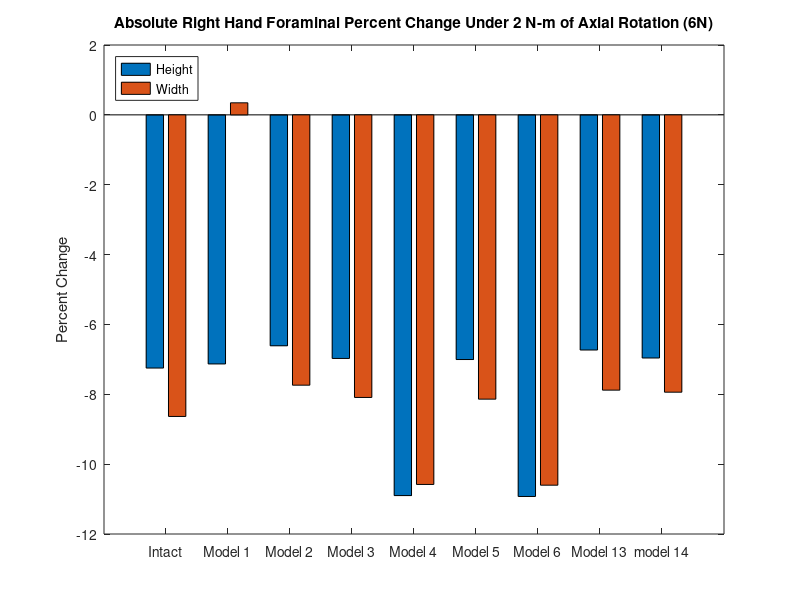
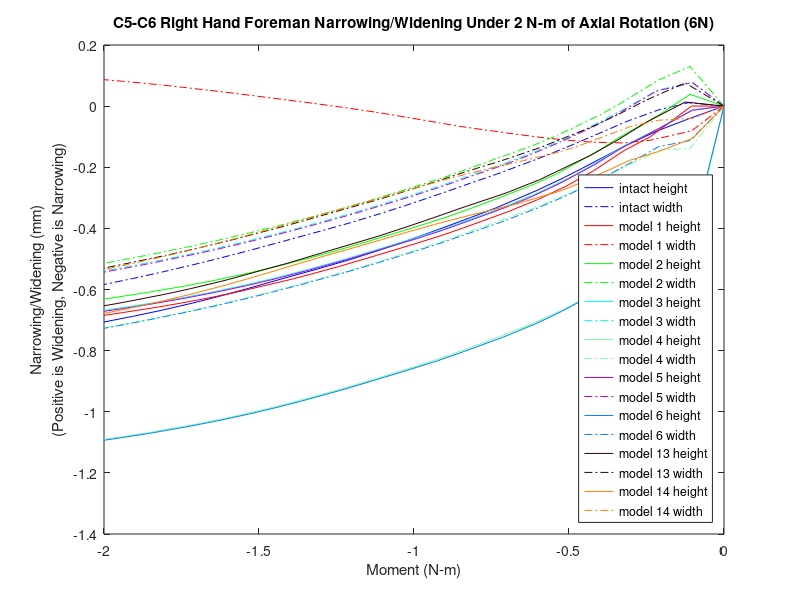

Write MATLAB code to recreate these figures, in order.
%% foreman height and witdth narrowing/widening 
% for all models for the c5-c6 right hand side foreman under axial rotation (6n)
% 40182, 62515, 45870, 65935
k=21;

mag15y=[0 0 0 0 0 0 0 0 0 0 0 0 0 0 0 0 0 0 0 0 0];
mag15x=[0 0 0 0 0 0 0 0 0 0 0 0 0 0 0 0 0 0 0 0 0];
width15=[0 0 0 0 0 0 0 0 0 0 0 0 0 0 0 0 0 0 0 0 0];
height15=[0 0 0 0 0 0 0 0 0 0 0 0 0 0 0 0 0 0 0 0 0];

mag14y=[0 0 0 0 0 0 0 0 0 0 0 0 0 0 0 0 0 0 0 0 0];
mag14x=[0 0 0 0 0 0 0 0 0 0 0 0 0 0 0 0 0 0 0 0 0];
width14=[0 0 0 0 0 0 0 0 0 0 0 0 0 0 0 0 0 0 0 0 0];
height14=[0 0 0 0 0 0 0 0 0 0 0 0 0 0 0 0 0 0 0 0 0];

mag13y=[0 0 0 0 0 0 0 0 0 0 0 0 0 0 0 0 0 0 0 0 0];
mag13x=[0 0 0 0 0 0 0 0 0 0 0 0 0 0 0 0 0 0 0 0 0];
width13=[0 0 0 0 0 0 0 0 0 0 0 0 0 0 0 0 0 0 0 0 0];
height13=[0 0 0 0 0 0 0 0 0 0 0 0 0 0 0 0 0 0 0 0 0];

mag6y=[0 0 0 0 0 0 0 0 0 0 0 0 0 0 0 0 0 0 0 0 0];
mag6x=[0 0 0 0 0 0 0 0 0 0 0 0 0 0 0 0 0 0 0 0 0];
width6=[0 0 0 0 0 0 0 0 0 0 0 0 0 0 0 0 0 0 0 0 0];
height6=[0 0 0 0 0 0 0 0 0 0 0 0 0 0 0 0 0 0 0 0 0];

mag5y=[0 0 0 0 0 0 0 0 0 0 0 0 0 0 0 0 0 0 0 0 0];
mag5x=[0 0 0 0 0 0 0 0 0 0 0 0 0 0 0 0 0 0 0 0 0];
width5=[0 0 0 0 0 0 0 0 0 0 0 0 0 0 0 0 0 0 0 0 0];
height5=[0 0 0 0 0 0 0 0 0 0 0 0 0 0 0 0 0 0 0 0 0];

mag4y=[0 0 0 0 0 0 0 0 0 0 0 0 0 0 0 0 0 0 0 0 0];
mag4x=[0 0 0 0 0 0 0 0 0 0 0 0 0 0 0 0 0 0 0 0 0];
width4=[0 0 0 0 0 0 0 0 0 0 0 0 0 0 0 0 0 0 0 0 0];
height4=[0 0 0 0 0 0 0 0 0 0 0 0 0 0 0 0 0 0 0 0 0];

mag3y=[0 0 0 0 0 0 0 0 0 0 0 0 0 0 0 0 0 0 0 0 0];
mag3x=[0 0 0 0 0 0 0 0 0 0 0 0 0 0 0 0 0 0 0 0 0];
width3=[0 0 0 0 0 0 0 0 0 0 0 0 0 0 0 0 0 0 0 0 0];
height3=[0 0 0 0 0 0 0 0 0 0 0 0 0 0 0 0 0 0 0 0 0];


mag2y=[0 0 0 0 0 0 0 0 0 0 0 0 0 0 0 0 0 0 0 0 0];
mag2x=[0 0 0 0 0 0 0 0 0 0 0 0 0 0 0 0 0 0 0 0 0];
width2=[0 0 0 0 0 0 0 0 0 0 0 0 0 0 0 0 0 0 0 0 0];
height2=[0 0 0 0 0 0 0 0 0 0 0 0 0 0 0 0 0 0 0 0 0];

mag1y=[0 0 0 0 0 0 0 0 0 0 0 0 0 0 0 0 0 0 0 0 0];
mag1x=[0 0 0 0 0 0 0 0 0 0 0 0 0 0 0 0 0 0 0 0 0];
width1=[0 0 0 0 0 0 0 0 0 0 0 0 0 0 0 0 0 0 0 0 0];
height1=[0 0 0 0 0 0 0 0 0 0 0 0 0 0 0 0 0 0 0 0 0];

%% model15_intact_TLC_6N
t15=[2 2.0575 2.1047 2.15542 2.22863 2.25714 2.30144 2.3674 2.40898 2.46323 2.51338 2.55396 2.60266 2.65487 2.708 2.76753 2.82255 2.85683 2.90566 2.95411 3 ];
% 40182U
aa1=-13.5191+[0.0410311 0.108807 0.0834947 0.0461579 -0.0286668 -0.0637449 -0.118853 -0.194121 -0.238508 -0.293964 -0.34539 -0.386005 -0.432019 -0.4767 -0.51848 -0.561024 -0.596415 -0.618017 -0.647104 -0.673195 -0.696217];
aa2=447.04+[0.066796 -0.0998655 0.00129794 0.14133 0.365325 0.45265 0.584052 0.769619 0.879178 1.01148 1.12329 1.20617 1.29747 1.38695 1.47094 1.5607 1.64032 1.6867 1.74934 1.80889 1.86314 ];
aa3=-720.839+[-0.475935 -0.521768 -0.59691 -0.6817 -0.813889 -0.866637 -0.945789 -1.05402 -1.11744 -1.1942 -1.26147 -1.31343 -1.372 -1.42899 -1.48293 -1.54194 -1.59335 -1.62338 -1.66355 -1.70008 -1.73197];
% 62515L
ab1=-13.5397+[0.000417619 0.0453002 0.0311394 0.0115114 -0.025463 -0.0432917 -0.0715389 -0.110448 -0.133538 -0.160549 -0.186038 -0.205968 -0.228556 -0.250802 -0.271358 -0.292715 -0.310832 -0.321923 -0.336773 -0.350989 -0.364217];
ab2=448.593+[-0.00992337 -0.115857 -0.0793835 -0.0230491 0.0713004 0.11044 0.172164 0.261849 0.315933 0.381883 0.438731 0.481337 0.528777 0.575899 0.619653 0.664215 0.703447 0.726641 0.75841 0.788327 0.815654 ];
ab3=-730.72+[-0.225741 -0.219545 -0.267668 -0.317846 -0.389605 -0.418793 -0.463636 -0.525373 -0.562452 -0.604687 -0.640459 -0.667472 -0.697521 -0.726771 -0.75349 -0.780969 -0.804374 -0.81812 -0.836688 -0.853739 -0.868649];
% 45870L
ac1=-9.75965+[0.0324269 0.0882395 0.0545796 0.0100933 -0.0712303 -0.108392 -0.166805 -0.247743 -0.296052 -0.356694 -0.412831 -0.457181 -0.507806 -0.557684 -0.604826 -0.653294 -0.694265 -0.719426 -0.753671 -0.785089 -0.813207];
ac2=445.175+[0.0393531 -0.136941 -0.0726569 0.0301581 0.201294 0.268695 0.370812 0.515999 0.601974 0.70576 0.79302 0.857347 0.92782 0.996777 1.06129 1.12998 1.19095 1.22627 1.27396 1.3194 1.36098];
ac3=-723.489+[-0.468554 -0.523762 -0.583742 -0.650705 -0.751152 -0.791 -0.85112 -0.933888 -0.982873 -1.0424 -1.09478 -1.13552 -1.18186 -1.22752 -1.27112 -1.31889 -1.36064 -1.38523 -1.41845 -1.44898 -1.47585];
% 65935R
ad1=-14.8651+[0.0345664 0.0734115 0.0381168 0.00100937 -0.0601703 -0.0876694 -0.130354 -0.188596 -0.222943 -0.262608 -0.298926 -0.327038 -0.358693 -0.389702 -0.418304 -0.448048 -0.473397 -0.488904 -0.509758 -0.52951 -0.547626];
ad2=449.401+[0.00216238 -0.153977 -0.125931 -0.070142 0.0291235 0.0710068 0.137531 0.234368 0.293011 0.363797 0.424167 0.468992 0.518362 0.566852 0.611063 0.655124 0.693553 0.715895 0.746178 0.774379 0.800018 ];
ad3=-725.184+[-0.219724 -0.207436 -0.259224 -0.313348 -0.391442 -0.423305 -0.472271 -0.539675 -0.580136 -0.626149 -0.66509 -0.694444 -0.727017 -0.758633 -0.787408 -0.816886 -0.84196 -0.856676 -0.876515 -0.894685 -0.910556];

ya1=aa1-ab1;
ya2=aa2-ab2;
ya3=aa3-ab3;
xa1=ad1-ac1;
xa2=ad2-ac2;
xa3=ad3-ac3;
x15=[xa1',xa2',xa3'];
y15=[ya1',ya2',ya3'];
% Magnitude of displacement 
for n=1:k
    mag15x(n)=sqrt(x15(n,1)^2+x15(n,2)^2+x15(n,3)^2);
end
for n=1:k
    mag15y(n)=sqrt(y15(n,1)^2+y15(n,2)^2+y15(n,3)^2);
end
% Width and height based on magnitudes of displaement
for n=1:k
    width15(n)=mag15x(1,1)-mag15x(1,n);
end
for n=1:k
    height15(n)=mag15y(1,1)-mag15y(1,n);
end

%% model1_slideslide_tether/S2_6N
t1=[2 2.0523 2.11876 2.16162 2.21039 2.25339 2.30021 2.35024 2.42245 2.45953 2.51292 2.56096 2.62034 2.66253 2.70471 2.78909 2.83128 2.87346 2.91038 2.9697 3 ];
% 40182U
ae1=-13.5191+[-0.256354 0.070465 0.0460016 0.0215508 -0.0260061 -0.0758027 -0.132104 -0.188453 -0.264318 -0.302808 -0.356146 -0.403501 -0.455819 -0.489885 -0.521078 -0.57861 -0.604384 -0.629444 -0.650041 -0.679968 -0.69344];
ae2=447.04+[0.598699 -0.435183 -0.0814751 0.126958 0.318277 0.46232 0.597739 0.726346 0.890129 0.966161 1.06318 1.14251 1.23319 1.29221 1.34838 1.45026 1.49729 1.54027 1.57564 1.63044 1.65722];
ae3=-720.839+[-0.786172 -0.764741 -0.912837 -0.985256 -1.08561 -1.16785 -1.24925 -1.32602 -1.42638 -1.4738 -1.53591 -1.58947 -1.6516 -1.69205 -1.72983 -1.79761 -1.82782 -1.85585 -1.87852 -1.91139 -1.9268];
% 62515L
af1=-13.5397+[-0.143816 0.00699602 -0.00177945 -0.0130181 -0.0326904 -0.0560391 -0.083584 -0.110926 -0.147754 -0.165783 -0.191289 -0.214552 -0.240968 -0.25837 -0.2743 -0.303011 -0.316057 -0.329109 -0.339898 -0.356387 -0.363984];
af2=448.593+[0.352057 -0.233661 -0.100501 -0.0224889 0.0524533 0.113318 0.174154 0.234799 0.315077 0.353228 0.403729 0.443972 0.48899 0.518337 0.546135 0.5978 0.622228 0.644852 0.663747 0.692586 0.706737];
af3=-730.72+[-0.413777 -0.320293 -0.405395 -0.451535 -0.502675 -0.546715 -0.592061 -0.635244 -0.691031 -0.716283 -0.749001 -0.776318 -0.806479 -0.825604 -0.843033 -0.87395 -0.887932 -0.900969 -0.911519 -0.926845 -0.933921];
% 45870
ag1=-9.75965+[-0.240195 0.0499724 0.0162287 -0.0151954 -0.0664166 -0.11938 -0.179439 -0.240269 -0.322887 -0.364879 -0.423409 -0.47536 -0.533519 -0.571843 -0.607338 -0.673671 -0.703961 -0.733613 -0.758289 -0.794975 -0.811975 ];
ag2=445.175+[0.513202 -0.402005 -0.128376 0.0387978 0.188911 0.301328 0.406485 0.506654 0.633353 0.691999 0.766401 0.826541 0.894856 0.939164 0.981444 1.05794 1.09329 1.12527 1.15152 1.19238 1.21236];
ag3=-723.489+[-0.700086 -0.815569 -0.920347 -0.972257 -1.04637 -1.10825 -1.17063 -1.23038 -1.30916 -1.34668 -1.39656 -1.43979 -1.49033 -1.5236 -1.5549 -1.61193 -1.63774 -1.66205 -1.68198 -1.71134 -1.72532];
% 65935R
ah1=14.8651+[-0.164024 0.033709 -0.00823404 -0.0349192 -0.0717645 -0.109782 -0.152258 -0.193387 -0.247752 -0.273544 -0.309176 -0.341105 -0.377099 -0.400623 -0.422195 -0.461109 -0.47883 -0.496435 -0.511016 -0.53316 -0.543406];
ah2=449.401+[0.449237 -0.330199 -0.186368 -0.100092 -0.0186448 0.0469808 0.11205 0.176493 0.26097 0.300687 0.352361 0.392579 0.436562 0.464649 0.490903 0.538662 0.560901 0.580816 0.597117 0.621495 0.633268];
ah3=-725.184+[-0.434067 -0.300816 -0.394935 -0.445742 -0.501767 -0.549921 -0.599409 -0.646423 -0.707039 -0.734399 -0.769753 -0.799195 -0.83156 -0.852009 -0.870602 -0.903465 -0.918283 -0.932059 -0.943178 -0.959268 -0.966659];

xb1=ah1-ag1;
xb2=ah2-ag2;
xb3=ah3-ag3;
yb1=ae1-af1;
yb2=ae2-af2;
yb3=ae3-af3;
y1=[yb1',yb2',yb3'];
x1=[xb1',xb2',xb3'];

for n=1:k
    mag1x(n)=sqrt(x1(n,1)^2+x1(n,2)^2+x1(n,3)^2);
end
for n=1:k
    mag1y(n)=sqrt(y1(n,1)^2+y1(n,2)^2+y1(n,3)^2);
end
for n=1:k
    height1(n)=mag1y(1,1)-mag1y(1,n);
end
for n=1:k
    width1(n)=mag1x(1,1)-mag1x(1,n);
end
%% model2_SlideSlide_NoTether/S2_6N
t2=[2 2.05478 2.10546 2.17115 2.2004 2.26892 2.30837 2.36775 2.40818 2.45012 2.50186 2.56957 2.6267 2.66729 2.71729 2.76729 2.81729 2.86729 2.92666 2.96885 3];
% 40182U
ai1=-13.5191+[-0.218725 0.0785493 0.067659 0.0211974 -0.00732846 -0.0863946 -0.133762 -0.198355 -0.243259 -0.287844 -0.339817 -0.406949 -0.457048 -0.48973 -0.52669 -0.561295 -0.593175 -0.623191 -0.656301 -0.67737 -0.691396];
ai2=447.04+[0.645159 -0.371349 -0.150365 0.165094 0.27602 0.504157 0.615127 0.763421 0.85445 0.943856 1.04132 1.15343 1.23974 1.29621 1.36182 1.42259 1.47975 1.532 1.58887 1.62748 1.65498];
ai3=-720.839+[-0.863984 -0.77104 -0.878706 -0.9997 -1.05891 -1.18915 -1.25606 -1.34488 -1.40202 -1.4575 -1.51912 -1.59502 -1.65448 -1.69328 -1.73771 -1.77841 -1.81576 -1.84982 -1.88619 -1.90937 -1.92535];
% 62515L
aj1=-13.5397+[-0.131943 0.0112223 0.00789636 -0.0122722 -0.0240557 -0.0610848 -0.0842907 -0.116955 -0.137795 -0.158578 -0.183173 -0.216174 -0.241544 -0.258274 -0.276949 -0.294285 -0.310297 -0.325823 -0.343263 -0.354996 -0.362901];
aj2=448.593+[0.342167 -0.212928 -0.129183 -0.00889397 0.0346488 0.131314 0.181857 0.252886 0.297497 0.34175 0.392426 0.449318 0.492202 0.520237 0.552841 0.583613 0.613098 0.640524 0.670796 0.691074 0.705606];
aj3=-730.72+[-0.44604 -0.31969 -0.38212 -0.457623 -0.488029 -0.558046 -0.595514 -0.646271 -0.677592 -0.7073 -0.739745 -0.778516 -0.807314 -0.825614 -0.846071 -0.864669 -0.881927 -0.897783 -0.914759 -0.925575 -0.93294];
% 45870
ak1=-9.75965+[-0.206648 0.0580897 0.0395002 -0.016635 -0.0473935 -0.131562 -0.182161 -0.252304 -0.300771 -0.349246 -0.406229 -0.479822 -0.535535 -0.57231 -0.614362 -0.654159 -0.691328 -0.726749 -0.766427 -0.792311 -0.809954];
ak2=445.175+[0.556323 -0.347292 -0.181523 0.0692367 0.156051 0.334043 0.420273 0.535613 0.605862 0.674896 0.749861 0.834847 0.899814 0.942203 0.991536 1.03716 1.0801 1.11911 1.16134 1.19012 1.21062];
ak3=-723.489+[-0.781326 -0.815581 -0.895257 -0.982445 -1.02643 -1.12451 -1.176 -1.24549 -1.29023 -1.33389 -1.38319 -1.44447 -1.4929 -1.52484 -1.56174 -1.59594 -1.62769 -1.65711 -1.68911 -1.70986 -1.72436];
% 65935R
al1=-14.8651+[-0.143446 0.0387498 0.0102294 -0.0361899 -0.0582853 -0.118636 -0.154119 -0.20293 -0.233644 -0.263632 -0.298193 -0.343486 -0.378009 -0.4006 -0.425905 -0.44937 -0.471121 -0.492096 -0.515642 -0.531375 -0.54203];
al2=449.401+[0.432765 -0.302953 -0.216912 -0.0849704 -0.0379984 0.0661714 0.120144 0.195482 0.24231 0.288564 0.340735 0.397582 0.439367 0.466138 0.496827 0.525298 0.552279 0.57667 0.602741 0.619787 0.63186 ];
al3=-725.184+[-0.463213 -0.30085 -0.369357 -0.452485 -0.485758 -0.562304 -0.603176 -0.658407 -0.692429 -0.724654 -0.759737 -0.801519 -0.832408 -0.851968 -0.873779 -0.893552 -0.911864 -0.928631 -0.946521 -0.957868 -0.965562];

xc1=al1-ak1;
xc2=al2-ak2;
xc3=al3-ak3;
yd1=ai1-aj1;
yd2=ai2-aj2;
yd3=ai3-aj3;
y2=[yd1',yd2',yd3'];
x2=[xc1',xc2',xc3'];

for n=1:k
    mag2x(n)=sqrt(x2(n,1)^2+x2(n,2)^2+x2(n,3)^2);
end
for n=1:k
    mag2y(n)=sqrt(y2(n,1)^2+y2(n,2)^2+y2(n,3)^2);
end
for n=1:k
    height2(n)=mag2y(1,1)-mag2y(1,n);
end
for n=1:k
    width2(n)=mag2x(1,1)-mag2x(1,n);
end

%% model3_APSlide_Tether/S2_6N
t3=[2 2.05109 2.10771 2.16551 2.23127 2.25099 2.30879 2.3556 2.40827 2.4509 2.50089 2.55838 2.61053 2.66985 2.71985 2.76985 2.81985 2.86985 2.9136 2.98392 3];
% 40182U
am1=-13.5191+[-0.110556 0.0879477 0.0843733 0.037288 -0.0280681 -0.0512784 -0.122603 -0.176871 -0.234328 -0.280623 -0.331698 -0.390064 -0.437706 -0.486988 -0.524324 -0.559324 -0.591506 -0.621734 -0.64684 -0.682109 -0.689355];
am2=447.04+[0.266464 -0.256084 -0.112224 0.14666 0.38142 0.443778 0.610776 0.730445 0.851347 0.942544 1.0383 1.13554 1.21704 1.30128 1.36713 1.42824 1.48549 1.53799 1.58054 1.64526 1.65942 ];
am3=-720.839+[-0.802588 -0.765317 -0.876472 -0.981908 -1.11036 -1.14674 -1.24755 -1.31969 -1.39471 -1.4517 -1.5121 -1.57738 -1.63343 -1.69147 -1.73612 -1.7771 -1.81463 -1.84885 -1.8764 -1.91531 -1.92358 ];
% 62515L
an1=-13.5397+[-0.0925811 0.0148557 0.0160527 -0.00497763 -0.0326934 -0.0437109 -0.0786298 -0.104987 -0.13327 -0.154932 -0.179074 -0.207719 -0.231742 -0.256861 -0.275715 -0.293257 -0.30942 -0.325051 -0.338181 -0.357773 -0.361832 ];
an2=448.593+[0.118554 -0.171867 -0.119001 -0.0180729 0.0764833 0.103545 0.179071 0.235942 0.295478 0.340691 0.390448 0.440218 0.48068 0.522587 0.555348 0.586317 0.615887 0.643467 0.666196 0.700183 0.7077];
an3=-730.72+[-0.401242 -0.313821 -0.376487 -0.446551 -0.513756 -0.533653 -0.590045 -0.630731 -0.672916 -0.703481 -0.735325 -0.769115 -0.796558 -0.824167 -0.844788 -0.863585 -0.880982 -0.89695 -0.909853 -0.928035 -0.931863];
% 45870
ao1=-9.75965+[-0.113025 0.0683283 0.0557583 -0.000278542 -0.0709024 -0.0956401 -0.171559 -0.229961 -0.292252 -0.342455 -0.398327 -0.462151 -0.514847 -0.570055 -0.612465 -0.652636 -0.690093 -0.725718 -0.755621 -0.79891 -0.80802];
ao2= 445.175+[0.238072 -0.242968 -0.147877 0.0558606 0.239159 0.287675 0.417284 0.510384 0.603831 0.674204 0.747926 0.821802 0.88327 0.946533 0.996051 1.04194 1.08495 1.12415 1.15575 1.20399 1.21454];
ao3=-723.4894+[-0.785743 -0.80121 -0.890427 -0.968079 -1.06448 -1.0921 -1.16939 -1.22554 -1.28442 -1.32925 -1.37745 -1.43001 -1.47547 -1.52308 -1.56012 -1.59451 -1.62639 -1.6559 -1.68001 -1.71479 -1.7223];
% 65935R
ap1=-14.8651+[-0.0767026 0.0470002 0.0208574 -0.0252406 -0.0755921 -0.0932514 -0.146781 -0.186151 -0.227737 -0.25889 -0.292801 -0.332152 -0.364882 -0.398832 -0.424366 -0.448096 -0.470041 -0.491151 -0.508889 -0.535186 -0.540669];
ap2=449.401+[0.144168 -0.245431 -0.20265 -0.0940647 0.00743339 0.0364025 0.117095 0.177463 0.240163 0.28741 0.338792 0.388861 0.428597 0.468867 0.49976 0.528487 0.555576 0.580171 0.599908 0.628565 0.634819];
ap3=-725.184+[-0.401691 -0.296077 -0.363654 -0.440556 -0.513983 -0.53571 -0.597244 -0.641534 -0.687379 -0.720535 -0.754986 -0.791445 -0.820923 -0.850469 -0.872463 -0.892459 -0.910924 -0.927817 -0.941436 -0.960519 -0.96452];

xe1=ap1-ao1;
xe2=ap2-ao2;
xe3=ap3-ao3;
yf1=am1-an1;
yf2=am2-an2;
yf3=am3-an3;
y3=[yf1',yf2',yf3'];
x3=[xe1',xe2',xe3'];

for n=1:k
    mag3x(n)=sqrt(x3(n,1)^2+x3(n,2)^2+x3(n,3)^2);
end
for n=1:k
    mag3y(n)=sqrt(y3(n,1)^2+y3(n,2)^2+y3(n,3)^2);
end
for n=1:k
    height3(n)=mag3y(1,1)-mag3y(1,n);
end
for n=1:k
    width3(n)=mag3x(1,1)-mag3x(1,n);
end


%% model4_APSlide_NoTether/S2_6N
t4=[2 2.05499 2.10192 2.15388 2.20807 2.25585 2.30786 2.36346 2.40295 2.45178 2.50023 2.56364 2.61714 2.65515 2.70515 2.75515 2.80515 2.85515 2.92702 2.96921 3];
% 40182U
aq1=-13.5191+[-0.188182 0.046366 0.0915873 0.0569453 0.00734301 -0.045672 -0.109792 -0.173249 -0.218605 -0.273118 -0.32342 -0.388158 -0.437167 -0.469433 -0.508123 -0.544487 -0.578044 -0.608937 -0.650621 -0.672071 -0.686378];
aq2= 447.04+[0.406264 -0.119219 -0.0809144 0.122544 0.30962 0.457388 0.603658 0.744182 0.834016 0.939139 1.03318 1.14078 1.22381 1.27816 1.34579 1.40848 1.46705 1.52135 1.59185 1.63069 1.65794];
aq3=-720.839+[0.0767894 -0.816518 -0.87342 -0.962455 -1.0611 -1.14797 -1.23725 -1.32234 -1.37922 -1.44566 -1.50505 -1.57744 -1.63492 -1.67267 -1.7189 -1.76147 -1.80047 -1.83601 -1.88173 -1.90531 -1.92148 ];
% 62515L
ar1=-13.5397+[-0.103791 -0.00364079 0.0198232 0.0046163 -0.0161072 -0.0406428 -0.0721398 -0.104427 -0.125568 -0.151137 -0.174881 -0.20662 -0.231395 -0.247796 -0.26763 -0.285708 -0.302547 -0.318343 -0.340221 -0.352202 -0.360248];
ar2=448.593+[0.221109 -0.108266 -0.110346 -0.0305565 0.0450457 0.108414 0.175001 0.24257 0.286612 0.338847 0.38771 0.442691 0.483978 0.511098 0.544561 0.576199 0.606272 0.634674 0.672121 0.692501 0.706914];
ar3=-730.72+[0.0456747 -0.341134 -0.36772 -0.42983 -0.485776 -0.533236 -0.583519 -0.632414 -0.66386 -0.699613 -0.730966 -0.768369 -0.796527 -0.814588 -0.836163 -0.855727 -0.873788 -0.890399 -0.911882 -0.922954 -0.930458];
% 45870
as1=-9.75965+[-0.165879 0.030537 0.0650942 0.0214388 -0.0339375 -0.0908269 -0.159158 -0.227714 -0.276487 -0.335401 -0.390302 -0.461029 -0.515208 -0.551243 -0.594964 -0.636437 -0.675207 -0.711439 -0.760992 -0.787234 -0.805094];
as2=445.175+[0.324619 -0.128729 -0.118128 0.0384815 0.184271 0.298943 0.412203 0.521421 0.59071 0.67175 0.744208 0.825946 0.888519 0.929299 0.980166 1.02724 1.07122 1.1119 1.16429 1.19322 1.21352];
as3=-723.489+[0.170439 -0.831336 -0.883278 -0.950759 -1.02618 -1.09259 -1.16132 -1.22788 -1.27242 -1.32466 -1.37197 -1.43022 -1.47688 -1.50782 -1.54602 -1.58159 -1.61455 -1.64504 -1.685 -1.70605 -1.72068];
% 65935R
at1=-14.8651+[-0.120598 0.0204549 0.0288165 -0.0100332 -0.0496484 -0.0900988 -0.138263 -0.186167 -0.217268 -0.253974 -0.287323 -0.330917 -0.364627 -0.386796 -0.413586 -0.438058 -0.460875 -0.482257 -0.511785 -0.527842 -0.538674];
at2=449.401+[0.342825 -0.166273 -0.187662 -0.105244 -0.0252908 0.0419553 0.11277 0.184423 0.230639 0.285194 0.335761 0.391074 0.431548 0.457661 0.489383 0.518914 0.546585 0.572226 0.604781 0.621947 0.633932];
at3=-725.184+[0.0227228 -0.327371 -0.354744 -0.422686 -0.48361 -0.535342 -0.590174 -0.64338 -0.677537 -0.716322 -0.750253 -0.790611 -0.820848 -0.840183 -0.863218 -0.884052 -0.903241 -0.920834 -0.943517 -0.955141 -0.962989];

xg1=at1-as1;
xg2=at2-as2;
xg3=at3-as3;
yh1=aq1-ar1;
yh2=aq2-ar2;
yh3=aq3-ar3;
y4=[yh1',yh2',yh3'];
x4=[xg1',xg2',xg3'];

for n=1:k
    mag4x(n)=sqrt(x4(n,1)^2+x4(n,2)^2+x4(n,3)^2);
end
for n=1:k
    mag4y(n)=sqrt(y4(n,1)^2+y4(n,2)^2+y4(n,3)^2);
end
for n=1:k
    height4(n)=mag4y(1,1)-mag4y(1,n);
end
for n=1:k
    width4(n)=mag4x(1,1)-mag4x(1,n);
end

%% model5_LatSlide_Tether/S2_6N
t5=[2 2.05109 2.10925 2.16553 2.20718 2.26451 2.31289 2.3537 2.40703 2.45415 2.50161 2.55682 2.60896 2.66829 2.71829 2.76829 2.81829 2.86829 2.92766 2.96985 3];
% 40182U
au1=-13.5191+[-0.111617 0.0761194 0.0738932 0.0323811 -0.00682153 -0.0719784 -0.131419 -0.17943 -0.237604 -0.288561 -0.337015 -0.392921 -0.440508 -0.489709 -0.52705 -0.562008 -0.594127 -0.624367 -0.657779 -0.678931 -0.692611 ];
au2=447.04+[0.243025 -0.275068 -0.114427 0.150224 0.305049 0.488953 0.628678 0.733866 0.856914 0.957713 1.04849 1.14153 1.22321 1.30777 1.37395 1.43535 1.49276 1.54581 1.60346 1.64244 1.66922];
au3=-720.839+[-0.80168 -0.771191 -0.883881 -0.985212 -1.06758 -1.17458 -1.25864 -1.32216 -1.39837 -1.46147 -1.51883 -1.58104 -1.63714 -1.6953 -1.74011 -1.78119 -1.81876 -1.85309 -1.88985 -1.91314 -1.92875];
% 62515L
av1=-13.5397+[-0.093022 0.00951998 0.0110719 -0.00757452 -0.0234162 -0.0539304 -0.0830069 -0.106271 -0.134872 -0.15868 -0.181585 -0.209037 -0.233022 -0.258103 -0.27698 -0.294484 -0.310613 -0.326238 -0.343832 -0.355666 -0.363353 ];
av2=448.593+[0.105483 -0.180755 -0.119948 -0.0175177 0.0443161 0.122845 0.186488 0.236746 0.297427 0.347473 0.394676 0.442797 0.483434 0.525537 0.558438 0.589546 0.619176 0.647026 0.677656 0.69813 0.712297 ];
av3=-730.72+[-0.399117 -0.316922 -0.381035 -0.448077 -0.490927 -0.548775 -0.595683 -0.631662 -0.67467 -0.708445 -0.738686 -0.771189 -0.798703 -0.826399 -0.847091 -0.865922 -0.883289 -0.899311 -0.916522 -0.927462 -0.934675];
% 45870
aw1=-9.75965+[-0.114035 0.0571573 0.045586 -0.00487928 -0.0475569 -0.117132 -0.18042 -0.232 -0.295076 -0.350351 -0.403351 -0.46453 -0.517176 -0.572313 -0.614731 -0.654868 -0.692272 -0.727913 -0.76789 -0.793862 -0.81104];
aw2=445.175+[0.216545 -0.261412 -0.151722 0.0582212 0.17942 0.322498 0.431179 0.513083 0.608269 0.686055 0.755935 0.826675 0.88831 0.951827 1.00161 1.04773 1.09086 1.13052 1.17339 1.20246 1.22244];
aw3=-723.489+[-0.786282 -0.806688 -0.896333 -0.970125 -1.03174 -1.11289 -1.17733 -1.22672 -1.28652 -1.33615 -1.38189 -1.43204 -1.47752 -1.5252 -1.56233 -1.59676 -1.62864 -1.65818 -1.6904 -1.7112 -1.72533];
% 65935R
ax1=-14.8651+[-0.0772236 0.0398057 0.0139193 -0.0283776 -0.0586814 -0.108516 -0.152977 -0.187724 -0.229877 -0.264154 -0.296339 -0.334074 -0.366782 -0.400709 -0.426281 -0.44998 -0.471884 -0.492997 -0.516763 -0.532632 -0.543002 ];
ax2=449.401+[0.127164 -0.25765 -0.204787 -0.0933411 -0.0267801 0.0572644 0.125446 0.178934 0.242938 0.295273 0.344054 0.392583 0.432558 0.473094 0.504178 0.533096 0.560265 0.585226 0.611771 0.629082 0.640904  ];
ax3=-725.184+[-0.398993 -0.299178 -0.368516 -0.44224 -0.489091 -0.552249 -0.603453 -0.642637 -0.689388 -0.72603 -0.758754 -0.793839 -0.823402 -0.853049 -0.875125 -0.895165 -0.9136 -0.930563 -0.94872 -0.960208 -0.967751];

xi1=ax1-aw1;
xi2=ax2-aw2;
xi3=ax3-aw3;
yj1=au1-av1;
yj2=au2-av2;
yj3=au3-av3;
y5=[yj1',yj2',yj3'];
x5=[xi1',xi2',xi3'];

for n=1:k
    mag5x(n)=sqrt(x5(n,1)^2+x5(n,2)^2+x5(n,3)^2);
end
for n=1:k
    mag5y(n)=sqrt(y5(n,1)^2+y5(n,2)^2+y5(n,3)^2);
end
for n=1:k
    height5(n)=mag5y(1,1)-mag5y(1,n);
end
for n=1:k
    width5(n)=mag5x(1,1)-mag5x(1,n);
end


%% model6_LatSlide_NoTether/S2_6N
t6=[2 2.05457 2.10596 2.15281 2.2099 2.26199 2.30323 2.3549 2.42252 2.46212 2.51913 2.56913 2.61288 2.68319 2.72538 2.76757 2.81757 2.86757 2.92694 2.96913 3];
% 40182U
ay1=-13.5191+[-0.188188 0.0566303 0.0739001 0.041976 -0.0090916 -0.0678988 -0.118561 -0.179425 -0.252979 -0.295512 -0.353518 -0.402955 -0.4424 -0.499718 -0.530794 -0.560134 -0.592409 -0.62271 -0.656214 -0.677409 -0.69144];
ay2=447.04+[0.40647 -0.266557 -0.129247 0.0923865 0.313243 0.479093 0.599207 0.733427 0.887218 0.969578 1.07443 1.1566 1.2241 1.32272 1.37761 1.42904 1.48646 1.53938 1.59696 1.6359 1.66333];
ay3=-720.839+[0.0762568 -0.794753 -0.878616 -0.96333 -1.07241 -1.16895 -1.24144 -1.32251 -1.41812 -1.47001 -1.53726 -1.59312 -1.63982 -1.70778 -1.74498 -1.77945 -1.81717 -1.85157 -1.88843 -1.91177 -1.92777];
% 62515L
az1=-13.5397+[-0.103792 0.00152654 0.0109579 -0.00329606 -0.0243837 -0.0519372 -0.0767184 -0.106255 -0.141957 -0.161929 -0.189668 -0.213999 -0.233975 -0.263268 -0.278795 -0.293527 -0.309734 -0.325391 -0.343026 -0.354866 -0.362753];
az2=448.593+[0.221206 -0.17511 -0.125596 -0.0401715 0.0476603 0.118603 0.172915 0.236792 0.312537 0.353979 0.408652 0.4504 0.483957 0.532933 0.560369 0.586448 0.616072 0.643856 0.674466 0.69492 0.709421];
az3=-730.72+[0.045403 -0.328784 -0.377617 -0.433986 -0.493504 -0.545758 -0.586161 -0.631984 -0.685328 -0.713 -0.748516 -0.776996 -0.799793 -0.83195 -0.849072 -0.864883 -0.88235 -0.898409 -0.915671 -0.926621 -0.93402];
% 45870
ba1=-9.75965+[-0.165895 0.0388461 0.0462126 0.0066303 -0.0500686 -0.112923 -0.166822 -0.232181 -0.31193 -0.358122 -0.421596 -0.475799 -0.519497 -0.58386 -0.619227 -0.652938 -0.690486 -0.726181 -0.766241 -0.792249 -0.809862];
ba2=445.175+[0.324793 -0.258363 -0.163302 0.0118847 0.185758 0.314776 0.40808 0.512616 0.631482 0.695 0.775482 0.83773 0.888586 0.96264 1.00393 1.04255 1.08567 1.12523 1.16802 1.19707 1.21752 ];
ba3=-723.489+[0.169916 -0.824802 -0.892531 -0.954123 -1.03547 -1.10877 -1.16426 -1.22729 -1.30236 -1.34333 -1.3972 -1.44231 -1.48025 -1.53611 -1.56702 -1.59596 -1.62797 -1.6576 -1.68991 -1.71076 -1.72525];
% 65935R
bb1=-14.8651+[-0.120595 0.0268269 0.015156 -0.0194464 -0.0605191 -0.105529 -0.143641 -0.187814 -0.240295 -0.268789 -0.307522 -0.340884 -0.368086 -0.407673 -0.42875 -0.448691 -0.470701 -0.491855 -0.515676 -0.531553 -0.542193];
bb2=449.401+[0.34292 -0.253425 -0.210817 -0.11828 -0.0232821 0.052567 0.110719 0.178693 0.258381 0.301601 0.357718 0.399411 0.432272 0.479168 0.505004 0.529183 0.556335 0.581198 0.607709 0.624987 0.637081 ];
bb3=-725.184+[0.0224521 -0.312013 -0.364737 -0.426763 -0.491892 -0.548933 -0.593042 -0.642943 -0.700901 -0.730895 -0.769299 -0.799989 -0.824463 -0.858854 -0.87711 -0.893929 -0.91247 -0.92947 -0.94768 -0.959177 -0.966915];



xk1=bb1-ba1;
xk2=bb2-ba2;
xk3=bb3-ba3;
yl1=ay1-az1;
yl2=ay2-az2;
yl3=ay3-az3;

y6=[yl1',yl2',yl3'];
x6=[xk1',xk2',xk3'];

for n=1:k
    mag6x(n)=sqrt(x6(n,1)^2+x6(n,2)^2+x6(n,3)^2);
end
for n=1:k
    mag6y(n)=sqrt(y6(n,1)^2+y6(n,2)^2+y6(n,3)^2);
end
for n=1:k
    height6(n)=mag6y(1,1)-mag6y(1,n);
end
for n=1:k
    width6(n)=mag6x(1,1)-mag6x(1,n);
end


%% model13_Fixed_Tether_S2_6N
t13=[2 2.06253 2.12507 2.17135 2.21519 2.29738 2.34738 2.35988 2.41926 2.46936 2.50412 2.55762 2.64563 2.65813 2.705 2.79719 2.80969 2.86028 2.90125 2.96727 3];
% 40182U
bc1=-13.5191+[-0.0411102 0.07055 0.0522798 0.0159377 -0.0304839 -0.123032 -0.174011 -0.185947 -0.240067 -0.28733 -0.321045 -0.371796 -0.446402 -0.455899 -0.491144 -0.552439 -0.560102 -0.59119 -0.614351 -0.648554 -0.664069];
bc2=447.04+[0.270434 -0.286209 -0.0107156 0.177421 0.326288 0.566882 0.69759 0.728469 0.867075 0.976844 1.04757 1.14764 1.29302 1.31272 1.3835 1.51064 1.52688 1.58907 1.63628 1.70705 1.74066 ];
bc3=-720.839+[-0.541578 -0.53291 -0.632925 -0.720393 -0.802752 -0.945958 -1.02263 -1.04033 -1.12041 -1.18668 -1.23102 -1.29643 -1.39239 -1.40562 -1.45398 -1.54099 -1.55191 -1.59444 -1.62608 -1.67225 -1.69316];
% 62515L
bd1=-13.5397+[-0.0347915 0.0290537 0.0157945 -0.00221573 -0.0253584 -0.0730554 -0.0997755 -0.105968 -0.133955 -0.156978 -0.173622 -0.198642 -0.235547 -0.240336 -0.257587 -0.288348 -0.292278 -0.308395 -0.320396 -0.338795 -0.347597 ];
bd2=448.593+[0.0984263 -0.194333 -0.0845029 -0.00894285 0.0531997 0.16247 0.225727 0.241008 0.31002 0.365149 0.401444 0.453113 0.528944 0.538706 0.573832 0.636679 0.644755 0.67611 0.700305 0.736915 0.754015 ];
bd3=-730.72+[-0.26728 -0.230561 -0.290654 -0.336323 -0.380042 -0.459763 -0.503774 -0.514131 -0.561162 -0.597186 -0.620591 -0.654181 -0.702737 -0.709003 -0.731374 -0.770855 -0.775799 -0.79542 -0.810127 -0.831822 -0.841636];
% 45870
be1=-9.75965+[-0.0423429 0.0484737 0.019804 -0.0213372 -0.0713412 -0.170744 -0.226584 -0.239821 -0.300301 -0.35267 -0.389867 -0.445844 -0.52948 -0.540263 -0.580276 -0.651055 -0.660043 -0.696539 -0.724191 -0.7658 -0.785088];
be2=445.175+[0.211053 -0.31071 -0.0947572 0.0526525 0.168066 0.354416 0.456248 0.480368 0.588583 0.673971 0.728643 0.805569 0.916761 0.931753 0.985496 1.08189 1.09421 1.14107 1.17664 1.23002 1.25546];
be3=-723.489+[-0.50029 -0.545801 -0.617031 -0.680379 -0.741652 -0.850706 -0.91021 -0.924056 -0.987223 -1.03957 -1.07473 -1.12693 -1.20473 -1.21548 -1.25489 -1.32661 -1.33571 -1.37139 -1.39829 -1.43823 -1.4566];
% 65935R
bf1=-14.8651+[-0.0161678 0.0455338 0.0116925 -0.0214309 -0.0592175 -0.132857 -0.173399 -0.182801 -0.225049 -0.258865 -0.282611 -0.317845 -0.369405 -0.376094 -0.400153 -0.443117 -0.4486 -0.47104 -0.487828 -0.513341 -0.525384];
bf2=449.401+[0.140068 -0.262146 -0.140511 -0.0568639 0.0102981 0.127489 0.19505 0.211365 0.284983 0.343107 0.380917 0.434075 0.510605 0.520251 0.554604 0.614664 0.622276 0.651369 0.673487 0.706339 0.721409];
bf3=-725.184+[-0.269432 -0.217133 -0.283514 -0.333783 -0.38163 -0.468624 -0.516557 -0.527832 -0.578958 -0.618035 -0.643397 -0.679713 -0.731976 -0.738692 -0.762624 -0.804702 -0.809961 -0.830818 -0.846408 -0.869315 -0.879633];

xm1=bf1-be1;
xm2=bf2-be2;
xm3=bf3-be3;
yn1=bc1-bd1;
yn2=bc2-bd2;
yn3=bc3-bd3;
y13=[yn1',yn2',yn3'];
x13=[xm1',xm2',xm3'];

for n=1:k
    mag13x(n)=sqrt(x13(n,1)^2+x13(n,2)^2+x13(n,3)^2);
end
for n=1:k
    mag13y(n)=sqrt(y13(n,1)^2+y13(n,2)^2+y13(n,3)^2);
end
for n=1:k
    height13(n)=mag13y(1,1)-mag13y(1,n);
end
for n=1:k
    width13(n)=mag13x(1,1)-mag13x(1,n);
end


%% model14_Fixed_NoTether/S2_6N
t14=[2 2.05026 2.10532 2.15068 2.23407 2.26532 2.33563 2.38563 2.43563 2.46688 2.50555 2.55206 2.60555 2.65607 2.70294 2.75304 2.80113 2.85856 2.90701 2.97041 3];
% 40182U
bg1=-13.5191+[-0.219823 -0.0841941 0.0477065 0.0885929 0.0559271 0.0267469 -0.0477309 -0.101551 -0.156335 -0.190268 -0.230514 -0.277964 -0.330813 -0.377798 -0.418493 -0.459611 -0.496017 -0.536586 -0.569195 -0.607529 -0.624188];
bg2=447.04+[0.581907 0.303419 0.307745 0.40423 0.626577 0.68458 0.794378 0.873698 0.952507 1.00163 1.06378 1.13685 1.22031 1.29732 1.36621 1.4373 1.5039 1.57987 1.64012 1.71426 1.74739];
bg3=-720.839+[-0.489118 -0.651105 -0.661023 -0.692549 -0.813982 -0.861809 -0.958107 -1.02098 -1.08267 -1.12043 -1.16638 -1.22085 -1.28172 -1.33701 -1.38788 -1.44063 -1.48928 -1.54354 -1.58601 -1.63658 -1.65838];
% 62515L
bh1=-13.5397+[-0.113108 -0.0479208 0.0213763 0.0379954 0.0221702 0.00802322 -0.0308728 -0.0607376 -0.0891232 -0.106288 -0.12644 -0.15027 -0.176609 -0.200174 -0.220359 -0.240792 -0.259355 -0.280074 -0.296895 -0.317293 -0.326763];
bh2=448.593+[0.318489 0.106135 0.0644536 0.0825975 0.162668 0.188901 0.248742 0.294395 0.338714 0.366909 0.401826 0.441669 0.487085 0.528513 0.563424 0.599061 0.631991 0.67033 0.701293 0.73953 0.756422 ];
bh3=-730.72+[-0.264067 -0.311072 -0.283725 -0.297536 -0.358923 -0.385206 -0.44461 -0.486387 -0.526267 -0.548986 -0.575339 -0.604989 -0.637413 -0.666364 -0.690854 -0.715697 -0.738478 -0.764125 -0.784503 -0.808979 -0.819612 ];
% 45870
bi1=-9.75965+[-0.200001 -0.0866409 0.0303362 0.0598277 0.0145727 -0.0182182 -0.100588 -0.160315 -0.220676 -0.258101 -0.302534 -0.354735 -0.412916 -0.465009 -0.510343 -0.556344 -0.597495 -0.643879 -0.681521 -0.726679 -0.746592 ];
bi2=445.175+[0.47782 0.213882 0.196571 0.263928 0.429635 0.47082 0.548873 0.607154 0.665569 0.702189 0.748941 0.803673 0.866557 0.924718 0.97646 1.02989 1.08016 1.13763 1.18308 1.23916 1.2643];
bi3=-723.489+[-0.383171 -0.588678 -0.603199 -0.628529 -0.7228 -0.761932 -0.842848 -0.896166 -0.948175 -0.979999 -1.01837 -1.06333 -1.11331 -1.15874 -1.20046 -1.24377 -1.28387 -1.32889 -1.36439 -1.40727 -1.42595];
% 65935R
bk1=-14.8651+[-0.133302 -0.0461753 0.0279267 0.0359921 -0.00301246 -0.0267309 -0.0858621 -0.129137 -0.170013 -0.194167 -0.222251 -0.255236 -0.291525 -0.323902 -0.351575 -0.37965 -0.405228 -0.4339 -0.457243 -0.485517 -0.498439];
bk2=449.401+[0.428714 0.133243 0.0682332 0.0790192 0.156612 0.180353 0.236217 0.280709 0.3243 0.351888 0.386455 0.425689 0.4708 0.511842 0.545607 0.579779 0.611142 0.647517 0.676538 0.711799 0.727194];
bk3=-725.184+[-0.286424 -0.314886 -0.282634 -0.297225 -0.363536 -0.391683 -0.455287 -0.500101 -0.542883 -0.567208 -0.595439 -0.627238 -0.662059 -0.693122 -0.719286 -0.7458 -0.770087 -0.797417 -0.819135 -0.845139 -0.856412];

xo1=bk1-bi1;
xo2=bk2-bi2;
xo3=bk3-bi3;
yp1=bg1-bh1;
yp2=bg2-bh2;
yp3=bg3-bh3;
x14=[xo1',xo2',xo3'];
y14=[yp1',yp2',yp3'];

for n=1:k
    mag14x(n)=sqrt(x14(n,1)^2+x14(n,2)^2+x14(n,3)^2);
end
for n=1:k
    mag14y(n)=sqrt(y14(n,1)^2+y14(n,2)^2+y14(n,3)^2);
end
for n=1:k
    height14(n)=mag14y(1,1)-mag14y(1,n);
end
for n=1:k
    width14(n)=mag14x(1,1)-mag14x(1,n);
end

%% Percent change
% bar plot
figure(1)
pc15x=(mag15x(21)/mag15x(1)*100)-100;
pc15y=(mag15y(21)/mag15y(1)*100)-100;
pc15=[pc15y,pc15x];

pc1x=(mag1x(21)/mag1x(1)*100)-100;
pc1y=(mag1y(21)/mag1y(1)*100)-100;
pc1=[pc1y,pc1x];

pc2x=(mag2x(21)/mag2x(1)*100)-100;
pc2y=(mag2y(21)/mag2y(1)*100)-100;
pc2=[pc2y,pc2x];

pc3x=(mag3x(21)/mag3x(1)*100)-100;
pc3y=(mag3y(21)/mag3y(1)*100)-100;
pc3=[pc3y,pc3x];

pc4x=(mag4x(21)/mag4x(1)*100)-100;
pc4y=(mag4y(21)/mag4y(1)*100)-100;
pc4=[pc4y,pc4x];

pc5x=(mag5x(21)/mag5x(1)*100)-100;
pc5y=(mag5y(21)/mag5y(1)*100)-100;
pc5=[pc5y,pc5x];

pc6x=(mag6x(21)/mag6x(1)*100)-100;
pc6y=(mag6y(21)/mag6y(1)*100)-100;
pc6=[pc6y,pc6x];

pc13x=(mag13x(21)/mag13x(1)*100)-100;
pc13y=(mag13y(21)/mag13y(1)*100)-100;
pc13=[pc13y,pc13x];


pc14x=(mag14x(21)/mag14x(1)*100)-100;
pc14y=(mag14y(21)/mag14y(1)*100)-100;
pc14=[pc14y,pc14x];

%  These percent change were used to match my data with Dr. Leahy's
%  dissertation. Increment(16) was used due to 1.5 N-m instead of 2.
%  pc15xl=100-mag15x(16)/8.373*100;
%  pc15yl=100-mag15y(16)/9.001*100;
%  pc15l=[pc15yl,pc15xl];
%  second l is an L

PC=[pc15;pc1;pc2;pc3;pc4;pc5;pc6;pc13;pc14];
bar(PC)
xticklabels({'Intact','Model 1','Model 2', 'Model 3','Model 4','Model 5','Model 6','Model 13','model 14'})
ylabel('Percent Change')
legend('Height','Width','location','northwest')
title('Absolute Right Hand Foraminal Percent Change Under 2 N-m of Axial Rotation (6N)')

%% figures
figure(2)

plot((t15-2)*(-2),-1*height15,'b')
hold on
plot((t15-2)*(-2),-1*width15,'-.b')
hold on

plot((t1-2)*(-2),-1*height1,'r')
hold on
plot((t1-2)*(-2),-1*width1,'-.r')
hold on

plot((t2-2)*(-2),-1*height2,'g')
hold on
plot((t2-2)*(-2),-1*width2,'-.g')
hold on

plot((t3-2)*(-2),-1*height3,'c')
hold on
plot((t3-2)*(-2),-1*width3,'-.c')
hold on

plot((t4-2)*(-2),-1*height4,'color',[.49 1 .63])
hold on
plot((t4-2)*(-2),-1*width4,'-.','color',[.49 1 .63])
hold on

plot((t5-2)*(-2),-1*height5,'color',[0.75, 0, 0.75])
hold on
plot((t5-2)*(-2),-1*width5,'-.','color',[0.75, 0, 0.75])
hold on

plot((t6-2)*(-2),-1*height6,'color',[0 0.5 1])
hold on
plot((t6-2)*(-2),-1*width6,'-.','color',[0 0.5 1])
hold on

plot((t13-2)*(-2),-1*height13,'color',[0.2 0 0])
hold on
plot((t13-2)*(-2),-1*width13,'-.','color',[0.2 0 0])
hold on

plot((t14-2)*(-2),-1*height14,'color',[1 .5 0])
hold on
plot((t14-2)*(-2),-1*width14,'-.','color',[1 .5 0])
hold on

xlabel('Moment (N-m)')
ylabel({'Narrowing/Widening (mm)';'(Positive is Widening, Negative is Narrowing)'})
title('C5-C6 Right Hand Foreman Narrowing/Widening Under 2 N-m of Axial Rotation (6N)')
legend('intact height','intact width','model 1 height', 'model 1 width','model 2 height','model 2 width','model 3 height', 'model 3 width','model 4 height','model 4 width','model 5 height','model 5 width','model 6 height','model 6 width','model 13 height','model 13 width','model 14 height','model 14 width','location','southeast')
